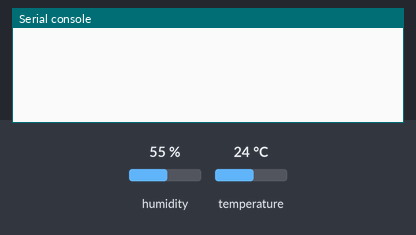
The program below on a simulated Raspberry Pi Pico running MicroPython. Shown: the last lines printed to the serial console. Inputs (shaded band) come from the test bench; at power-on: humidity 55 %, temperature 24 °C.

Above: at 1.2 s.
1.3 s: humidity set to 22 %
At 3.2 s:
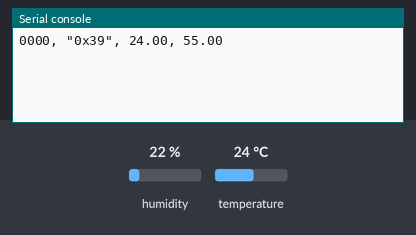
5.1 s: temperature set to 12 °C
At 6.6 s:
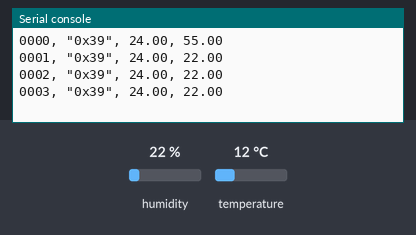
6.8 s: humidity set to 40 %
At 8.2 s:
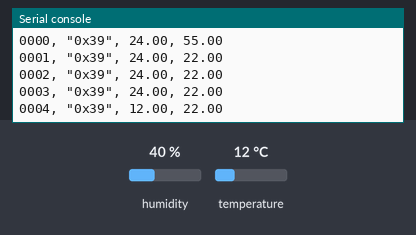
Timing chart, 0 to 9.8 s (numbered marks = the images above; inputs shaded):
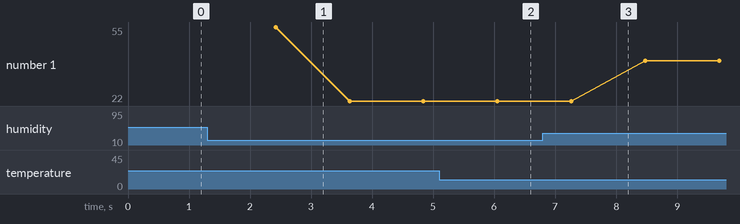

The program:

main.py
```python
from machine import Pin, I2C
import time

def sht40_command(i2c, command):
    # Request raw temperature and humidity data
    time.sleep_ms(10)
    i2c.writeto(0x44, bytes([command]))
    time.sleep_ms(1200)
    buffer = i2c.readfrom(0x44, 6)
    # Extract and convert temperature and humidity data
    temperature = (buffer[0] << 8) + buffer[1]
    humidity    = (buffer[3] << 8) + buffer[4]
    temperature = ((21875 * temperature) >> 13) - 45000
    humidity    = ((15625 * humidity) >> 13) - 6000
    return [temperature, humidity]


i2c = I2C(0, sda=Pin(0), scl=Pin(1))
sht40_temp, sht40_rh = sht40_command(i2c, 0xfd)
i = 0
while i < 3600:
    command = 0xfd # Read
    if sht40_temp < 120*1000:
        command = 0x2f # 20mW
    if sht40_temp < 115*1000:
        command = 0x39 # 200mW
    sht40_temp, sht40_rh = sht40_command(i2c, command)
    print(f"{i:04d}, \"0x{command:02x}\", {sht40_temp*.001:.2f}, {sht40_rh * .001:.2f}")
    i += 1
```

Measured:
- plotted number 1: 22 → 40 after the input at 6.8 s
